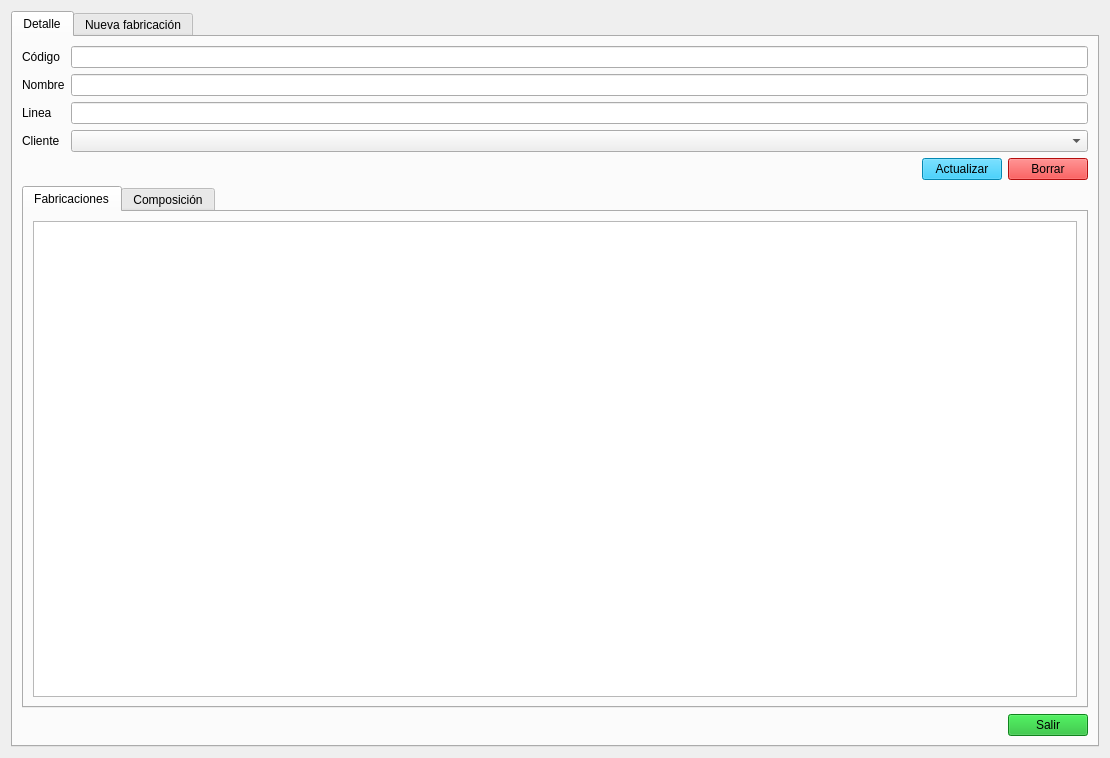
<?xml version="1.0" encoding="UTF-8"?>
<ui version="4.0">
 <class>Form</class>
 <widget class="QWidget" name="Form">
  <property name="windowModality">
   <enum>Qt::WindowModality::WindowModal</enum>
  </property>
  <property name="geometry">
   <rect>
    <x>0</x>
    <y>0</y>
    <width>1110</width>
    <height>758</height>
   </rect>
  </property>
  <property name="windowTitle">
   <string>Detalle Producto</string>
  </property>
  <property name="styleSheet">
   <string notr="true">QPushButton{

	
	background-color: rgb(6, 191, 249);

}</string>
  </property>
  <layout class="QVBoxLayout" name="verticalLayout">
   <item>
    <widget class="QTabWidget" name="tabWidget">
     <property name="currentIndex">
      <number>0</number>
     </property>
     <widget class="QWidget" name="tab_detalle">
      <attribute name="title">
       <string>Detalle</string>
      </attribute>
      <layout class="QVBoxLayout" name="verticalLayout_3">
       <item>
        <layout class="QFormLayout" name="formLayout">
         <item row="0" column="0">
          <widget class="QLabel" name="lbl_codigo_det">
           <property name="text">
            <string>Código</string>
           </property>
          </widget>
         </item>
         <item row="0" column="1">
          <widget class="QLineEdit" name="le_codigo_det">
           <property name="readOnly">
            <bool>true</bool>
           </property>
          </widget>
         </item>
         <item row="1" column="0">
          <widget class="QLabel" name="lbl_nombre_det">
           <property name="text">
            <string>Nombre</string>
           </property>
          </widget>
         </item>
         <item row="1" column="1">
          <widget class="QLineEdit" name="le_nombre_det"/>
         </item>
         <item row="2" column="0">
          <widget class="QLabel" name="lbl_linea_det">
           <property name="text">
            <string>Linea</string>
           </property>
          </widget>
         </item>
         <item row="2" column="1">
          <widget class="QLineEdit" name="le_linea_det"/>
         </item>
         <item row="3" column="0">
          <widget class="QLabel" name="lbl_cliente_det">
           <property name="text">
            <string>Cliente</string>
           </property>
          </widget>
         </item>
         <item row="3" column="1">
          <widget class="QComboBox" name="cb_cliente"/>
         </item>
        </layout>
       </item>
       <item>
        <layout class="QHBoxLayout" name="horizontalLayout_2">
         <item>
          <spacer name="horizontalSpacer_2">
           <property name="orientation">
            <enum>Qt::Orientation::Horizontal</enum>
           </property>
           <property name="sizeHint" stdset="0">
            <size>
             <width>40</width>
             <height>20</height>
            </size>
           </property>
          </spacer>
         </item>
         <item>
          <widget class="QPushButton" name="btn_actualizar_det">
           <property name="text">
            <string>Actualizar</string>
           </property>
          </widget>
         </item>
         <item>
          <widget class="QPushButton" name="btn_borrar_det">
           <property name="styleSheet">
            <string notr="true">background-color: rgb(254, 20, 20);</string>
           </property>
           <property name="text">
            <string>Borrar</string>
           </property>
          </widget>
         </item>
        </layout>
       </item>
       <item>
        <widget class="QTabWidget" name="tabWidget_2">
         <property name="currentIndex">
          <number>0</number>
         </property>
         <widget class="QWidget" name="tab">
          <attribute name="title">
           <string>Fabricaciones</string>
          </attribute>
          <layout class="QVBoxLayout" name="verticalLayout_6">
           <item>
            <widget class="QTableView" name="tv_fab_historico">
             <property name="frameShape">
              <enum>QFrame::Shape::StyledPanel</enum>
             </property>
            </widget>
           </item>
          </layout>
         </widget>
         <widget class="QWidget" name="tab_2">
          <attribute name="title">
           <string>Composición</string>
          </attribute>
          <layout class="QVBoxLayout" name="verticalLayout_2">
           <item>
            <widget class="QTableView" name="tv_composicion_prod"/>
           </item>
          </layout>
         </widget>
        </widget>
       </item>
       <item>
        <layout class="QHBoxLayout" name="horizontalLayout">
         <property name="spacing">
          <number>9</number>
         </property>
         <item>
          <spacer name="horizontalSpacer">
           <property name="orientation">
            <enum>Qt::Orientation::Horizontal</enum>
           </property>
           <property name="sizeType">
            <enum>QSizePolicy::Policy::MinimumExpanding</enum>
           </property>
           <property name="sizeHint" stdset="0">
            <size>
             <width>20</width>
             <height>13</height>
            </size>
           </property>
          </spacer>
         </item>
         <item>
          <widget class="QPushButton" name="btn_cerrar_det">
           <property name="styleSheet">
            <string notr="true">background-color: rgb(22, 183, 40);</string>
           </property>
           <property name="text">
            <string>Salir</string>
           </property>
          </widget>
         </item>
        </layout>
       </item>
      </layout>
     </widget>
     <widget class="QWidget" name="tab_fabricacion">
      <attribute name="title">
       <string>Nueva fabricación</string>
      </attribute>
      <layout class="QVBoxLayout" name="verticalLayout_4">
       <item>
        <layout class="QFormLayout" name="formLayout_2">
         <item row="0" column="0">
          <widget class="QLabel" name="lbl_fecha_fab">
           <property name="text">
            <string>Fecha</string>
           </property>
          </widget>
         </item>
         <item row="1" column="0">
          <widget class="QLabel" name="lbl_codigo_fab">
           <property name="text">
            <string>Código</string>
           </property>
          </widget>
         </item>
         <item row="1" column="1">
          <widget class="QLineEdit" name="le_codigo_fab">
           <property name="readOnly">
            <bool>true</bool>
           </property>
          </widget>
         </item>
         <item row="2" column="0">
          <widget class="QLabel" name="lbl_produto_fab">
           <property name="text">
            <string>Producto</string>
           </property>
          </widget>
         </item>
         <item row="2" column="1">
          <widget class="QLineEdit" name="le_producto_fab">
           <property name="readOnly">
            <bool>true</bool>
           </property>
          </widget>
         </item>
         <item row="3" column="0">
          <widget class="QLabel" name="lbl_cantidad_fab">
           <property name="text">
            <string>Cantidad</string>
           </property>
          </widget>
         </item>
         <item row="3" column="1">
          <widget class="QLineEdit" name="le_cantidad_fab"/>
         </item>
         <item row="4" column="0">
          <widget class="QLabel" name="lbl_lote_fab">
           <property name="text">
            <string>Lote</string>
           </property>
          </widget>
         </item>
         <item row="4" column="1">
          <widget class="QLineEdit" name="le_lote_fab"/>
         </item>
         <item row="5" column="0">
          <widget class="QLabel" name="lbl_fecha_cad_fab">
           <property name="text">
            <string>Fecha Caducidad</string>
           </property>
          </widget>
         </item>
         <item row="6" column="0">
          <widget class="QLabel" name="lbl_equipo_fab">
           <property name="text">
            <string>Equipo</string>
           </property>
          </widget>
         </item>
         <item row="6" column="1">
          <widget class="QComboBox" name="cb_equipo_fab"/>
         </item>
         <item row="0" column="1">
          <widget class="QDateEdit" name="de_fecha_fab">
           <property name="enabled">
            <bool>false</bool>
           </property>
           <property name="font">
            <font>
             <hintingpreference>PreferVerticalHinting</hintingpreference>
            </font>
           </property>
           <property name="readOnly">
            <bool>true</bool>
           </property>
           <property name="buttonSymbols">
            <enum>QAbstractSpinBox::ButtonSymbols::NoButtons</enum>
           </property>
           <property name="displayFormat">
            <string>dd/MM/yyyy</string>
           </property>
           <property name="calendarPopup">
            <bool>false</bool>
           </property>
           <property name="date">
            <date>
             <year>2024</year>
             <month>1</month>
             <day>1</day>
            </date>
           </property>
          </widget>
         </item>
         <item row="5" column="1">
          <widget class="QDateEdit" name="de_fecha_cad_fab">
           <property name="enabled">
            <bool>true</bool>
           </property>
           <property name="buttonSymbols">
            <enum>QAbstractSpinBox::ButtonSymbols::NoButtons</enum>
           </property>
           <property name="displayFormat">
            <string>dd/MM/yyyy</string>
           </property>
           <property name="calendarPopup">
            <bool>true</bool>
           </property>
           <property name="date">
            <date>
             <year>2024</year>
             <month>1</month>
             <day>1</day>
            </date>
           </property>
          </widget>
         </item>
        </layout>
       </item>
       <item>
        <layout class="QHBoxLayout" name="horizontalLayout_3">
         <item>
          <spacer name="horizontalSpacer_3">
           <property name="orientation">
            <enum>Qt::Orientation::Horizontal</enum>
           </property>
           <property name="sizeHint" stdset="0">
            <size>
             <width>40</width>
             <height>20</height>
            </size>
           </property>
          </spacer>
         </item>
         <item>
          <widget class="QPushButton" name="btn_mostrar_pesada">
           <property name="text">
            <string>Calcular</string>
           </property>
          </widget>
         </item>
        </layout>
       </item>
       <item>
        <widget class="QGroupBox" name="groupBox_2">
         <property name="title">
          <string>Pesada</string>
         </property>
         <layout class="QVBoxLayout" name="verticalLayout_5">
          <item>
           <widget class="QTableView" name="tv_detalle_new_fab">
            <property name="frameShape">
             <enum>QFrame::Shape::StyledPanel</enum>
            </property>
           </widget>
          </item>
         </layout>
        </widget>
       </item>
       <item>
        <layout class="QHBoxLayout" name="horizontalLayout_4">
         <item>
          <spacer name="horizontalSpacer_4">
           <property name="orientation">
            <enum>Qt::Orientation::Horizontal</enum>
           </property>
           <property name="sizeHint" stdset="0">
            <size>
             <width>40</width>
             <height>20</height>
            </size>
           </property>
          </spacer>
         </item>
         <item>
          <widget class="QPushButton" name="btn_confirmar_fab">
           <property name="styleSheet">
            <string notr="true">background-color: rgb(245, 194, 17);</string>
           </property>
           <property name="text">
            <string>Confirmar</string>
           </property>
          </widget>
         </item>
         <item>
          <widget class="QPushButton" name="btn_cerrar_fab">
           <property name="styleSheet">
            <string notr="true">background-color: rgb(22, 183, 40);</string>
           </property>
           <property name="text">
            <string>Salir</string>
           </property>
          </widget>
         </item>
        </layout>
       </item>
      </layout>
     </widget>
    </widget>
   </item>
  </layout>
 </widget>
 <resources/>
 <connections/>
</ui>
